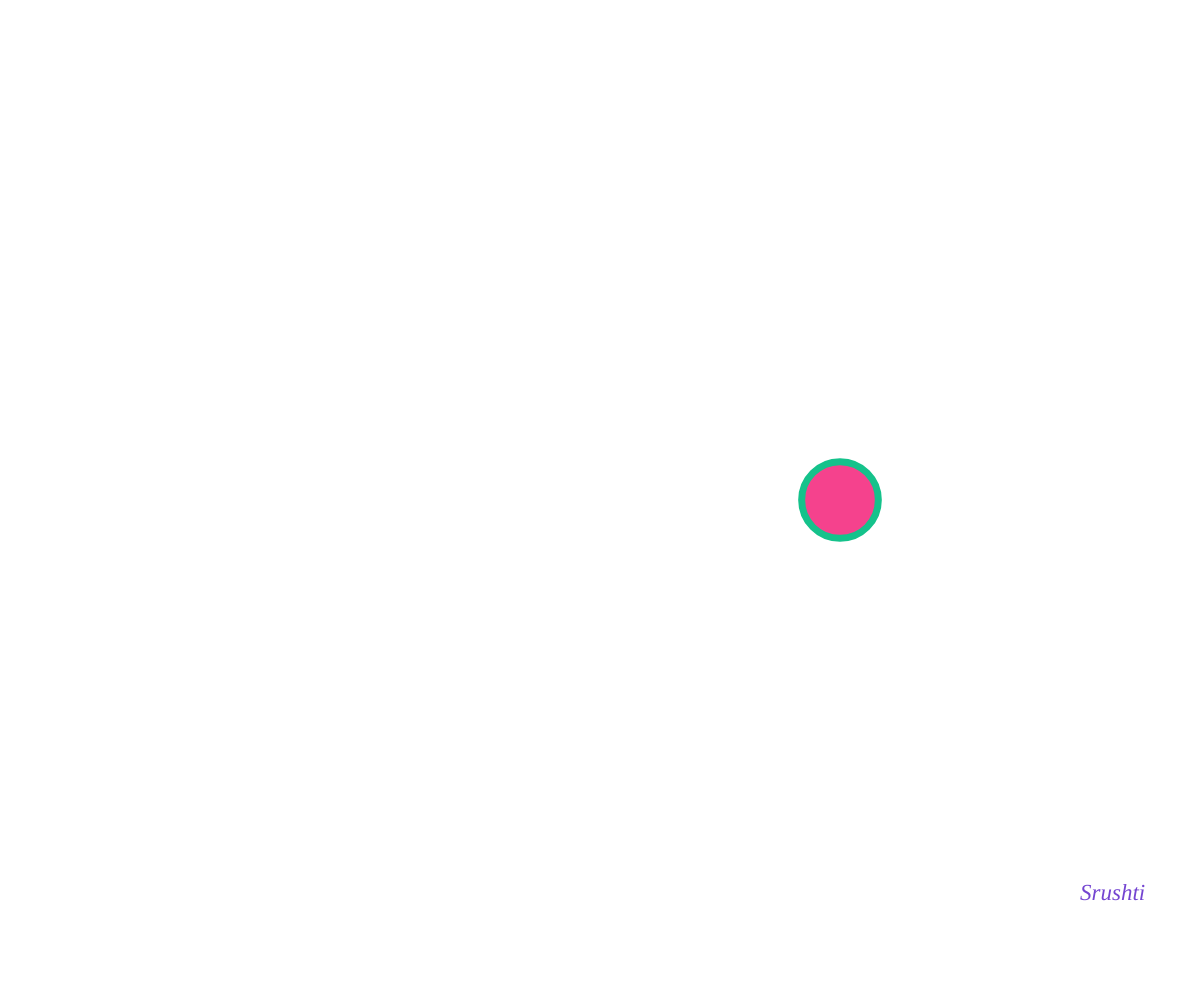
Frame 1 (no input)
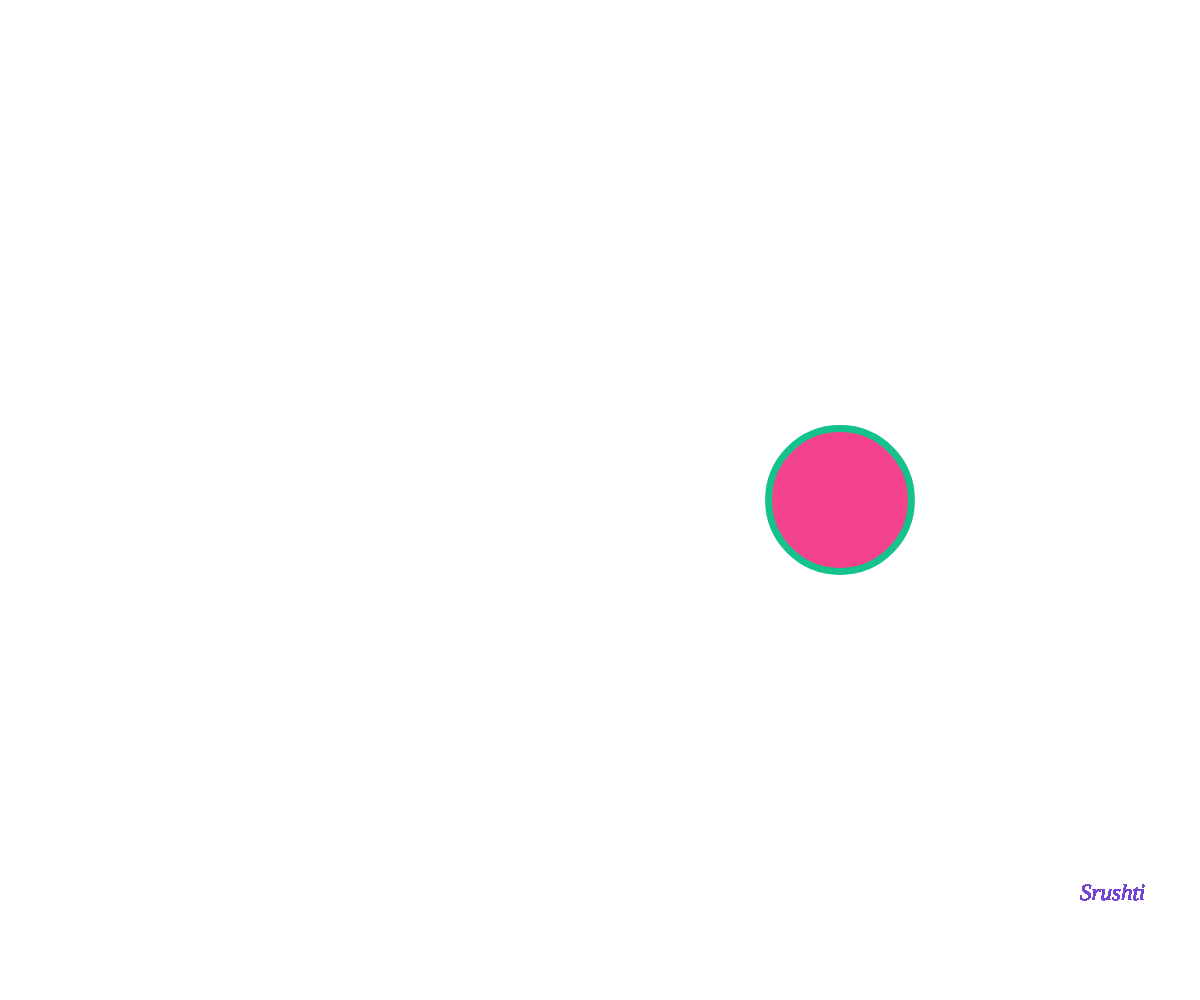
Frame 60 (no input)
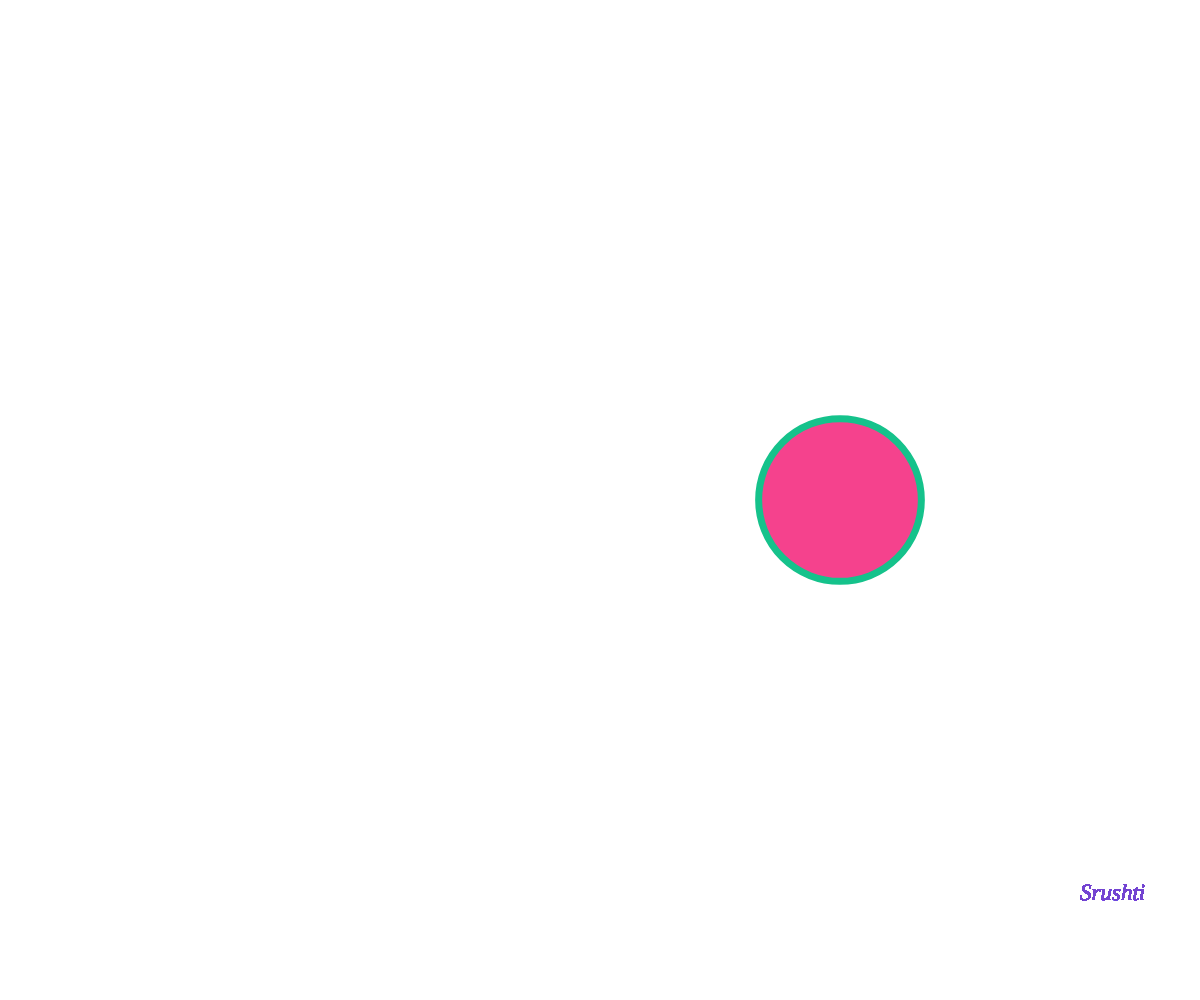
Frame 120 (the mouse pressed at the canvas centre since frame 60)

The p5.js sketch that drew these frames (run headless with seeded random() and noise() and a simulated clock; from frame 60 on, the mouse is pressed at the canvas centre):

// p5.js sketch
// ── sketch.js
//Primitive Paint Project
//Srushti Vyas
// Dec, 8 2021
// Using key pressed function making differet shapes and 
// mouseclicking function will print the shape on canvas
// And also it will make a preview for whatever size you want              :- Extra for Experts

let y;    // variable for animated ellipse
let a;    // speed value for animated ellipse
let cnv, b; // cnv is for the mouse wheel function and b is a part for scrolling up and down value
let newCanvas;    // newCanvas for the shapes and my animated ellipse

let nextC;   //color variable for the random filling colors

let rectA, circA, triA, heartA = false; // A false statement for keycode and mopuseclicking stuff, (if this is true, kewy pressed and mouseclicking function will work)

function setup() {
  cnv = createCanvas(windowWidth, windowHeight);
  cnv.mouseWheel(changeSize);  // ChangeSize is a function which change the size
  newCanvas = createGraphics(windowWidth, windowHeight);     // created a new canvas so the animated thing won't interrupt the shapes i'll draw
  newCanvas.clear();      // clearing to make it transparent
  background(220);

  x = 10;   // X is the size for the shapes          
  b = 100;  // has something to so with the mousewheel function
  a = random(200);
  nextC = color(random(255), random(255), random(255));
}

function draw() {



  background(255);
  newCanvas.fill(116, 69, 209);        // all the text functions are on the newcanvas so it won't dissaper if i draw a shape on it
  newCanvas.textFont('Georgia');
  newCanvas.textStyle(ITALIC);
  newCanvas.textSize(23)
  newCanvas.text('Srushti', width * 0.9, height * 0.9);
  image(newCanvas, 0, 0);
  drawEllipse();
  preview();



}


// Animated ellipse
function drawEllipse() {
  y = noise(a);
  y = map(y, 0, 1, 5, 250);     // tried to use the map function for the smooth animation
  stroke(21, 194, 139);
  strokeWeight(7);
  fill(245, 66, 141);
  ellipse(width * 0.7, height / 2, y);
  a -= 0.02;

}


// Key pressed function which will make up the shapes
function keyPressed() {

  fill(random(255), random(255), random(255));

  print(keyCode)

  // if this is true a reactangle will form with the key 'A'
  if (keyCode === 65) {
    rectA = true;
    circA = false;
    heartA = false;
    triA = false;
  }
  // if this is true then an ellipse will form with the key 'S'
  if (keyCode === 83) {
    rectA = false;
    circA = true;
    heartA = false;
    triA = false;
  }
  // if this is true then a triangle will form with the key 'D'
  if (keyCode === 68) {
    rectA = false;
    circA = false;
    heartA = false;
    triA = true;
  }
  // if this is true then a heart will form with the key 'F'
  if (keyCode === 70) {
    rectA = false;
    circA = false;
    heartA = true;
    triA = false;
  }
  // if this is true then the whole background will get clear form with the key 'SPACE BAR'
  if (keyCode === 32) {
    newCanvas.clear();
    background(220);
  }

}

// Preview function for the mouse wheel function.
function preview() {
  noStroke();
  fill(nextC);
  
  //The same as the key pressed function, if it's true then it will make a preview of that particular shape
  //also it would make a trail with the mouse whith that mouse X and mouse Y functions
  if (rectA === true) {
    rect(mouseX, mouseY, x, x);

  }

  if (circA === true) {
    ellipse(mouseX, mouseY, x, x)
  }

  if (triA === true) {
    triangle(mouseX - x, mouseY + x, mouseX, mouseY - x, mouseX + x, mouseY + x);
  }

  if (heartA === true) {
    heart(mouseX, mouseY, x, x);
  }


}


function mouseClicked() {
  newCanvas.noStroke();

  newCanvas.fill(nextC);

  // This will print the particular shape on canvas if that's true.
  // almost same logic for this function too
  if (rectA === true) {
    newCanvas.rect(mouseX, mouseY, x, x);

  }

  if (circA === true) {
    newCanvas.ellipse(mouseX, mouseY, x, x)
  }

  if (triA === true) {
    newCanvas.triangle(mouseX - x, mouseY + x, mouseX, mouseY - x, mouseX + x, mouseY + x);
  }

  if (heartA === true) {
    heart2(mouseX, mouseY, x, x);
  }

  nextC = color(random(255), random(255), random(255));     // this won't allow the fill value to get in black shades

}






// found the code for heart from here:- https://editor.p5js.org/Mithru/sketches/Hk1N1mMQg
function heart(x, y, size) {
  beginShape();
  vertex(x, y);
  bezierVertex(x - size / 2, y - size / 2, x - size, y + size / 3, x, y + size);
  bezierVertex(x + size, y + size / 3, x + size / 2, y - size / 2, x, y);
  endShape(CLOSE);
}

// Made a second heart function to make a preview of it.
function heart2(x, y, size) {
  newCanvas.beginShape();
  newCanvas.vertex(x, y);
  newCanvas.bezierVertex(x - size / 2, y - size / 2, x - size, y + size / 3, x, y + size);
  newCanvas.bezierVertex(x + size, y + size / 3, x + size / 2, y - size / 2, x, y);
  newCanvas.endShape(CLOSE);
}

// A part of mouse wheel function
function mouseWheel() {
  print(event.delta);

  b = b + 10

}

// This is the function for scrolling up and down
function changeSize(event) {

  if (event.deltaY > 0) {
    x = x - 10;

  }
  else {
    x = x + 10;

  }

  x = constrain(x, width / 100, width / 4) // It's preventing the shape to go upside down, and gives max size
}
